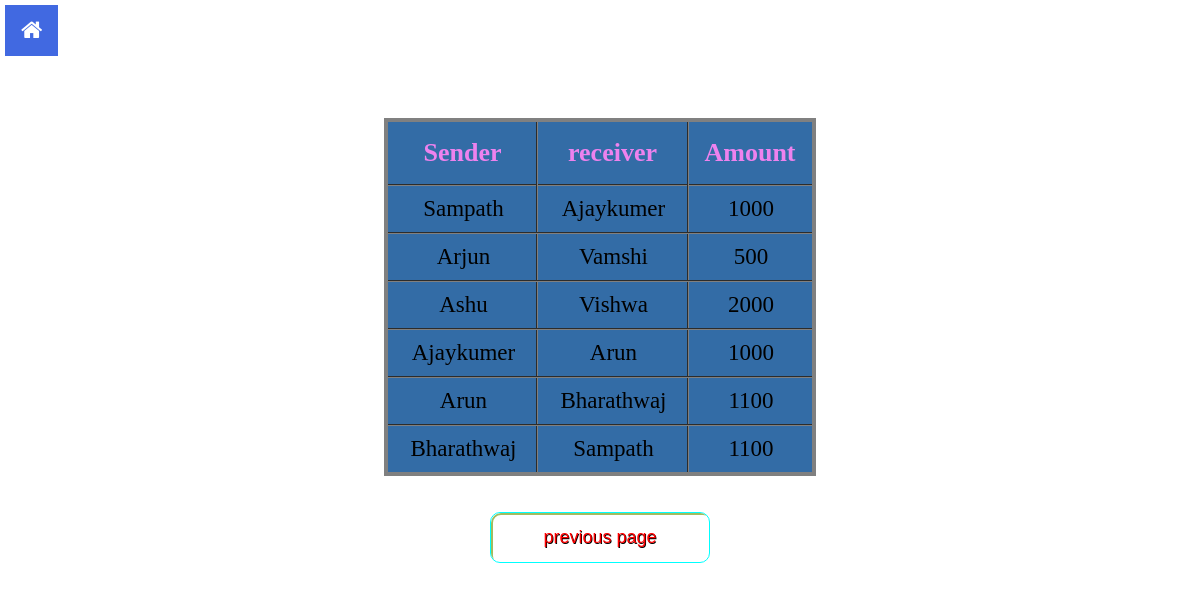
The page /transfer_data.php on the database its author committed.
### tables this page shows
CREATE TABLE `mini_statement` (
  `sender` varchar(50) NOT NULL,
  `receiver` varchar(50) NOT NULL,
  `amount` double DEFAULT NULL
);

### transfer_data.php (the view, shortened to what this page needs)
<?php
$con=mysqli_connect('localhost','root','','systembank_update');
$q="select *from mini_statement";
$result=mysqli_query($con,$q);
?>
<!DOCTYPE html>
<html>
	<head>
		<link rel="stylesheet" href="https://cdnjs.cloudflare.com/ajax/libs/font-awesome/4.7.0/css/font-awesome.min.css">
		<link rel="stylesheet" href="style.css">
	</head>
	<body>
		<ul class="nav-ul">
	<a href="index.php">
		<li class="nav-li"><button class="btn"><i class="fa fa-home"></i></button></li>
	</a>
	</ul><br><br><br><br><br><br>
		<table class="flat-table-1">
			<tr>
				<th>Sender</th>
				<th>receiver</th>
				<th> Amount</th>
			</tr>
			<tr>
			<?php while($row = $result->fetch_assoc()) { ?>
			<tr>
				<td><?php echo $row["sender"]; ?></td>
				<td><?php echo $row["receiver"]; ?></td>
				<td><?php echo $row["amount"]; ?></td>
			</tr>
			<?php } ?>
		</table>
		<br>
		<br>
		<form action="index.php" method="post">
			<div class="buttons">
				<button class="glow-on-hover" type="submit" name="name">previous page</button>
			</div>
		</form>
	</body>
</html>

### style.css (style rules this page uses)
* { margin:0; padding:0; box-sizing:boder-box; }
.glow-on-hover { width: 220px; height: 51px; outline: none; color: red; font-size:18px; background:transparent; text-shadow: 0.7px 0.7px black; overflow: hidden; cursor: pointer; position: relative; z-index: 0; border-radius: 10px; border: 1px solid #00FFFF; }
.glow-on-hover:before { content: ''; background: linear-gradient(45deg, #00ccff, #cfc2b7, #0011ff, #b5d6a8, #dd3d8d, #ee4949, #8cdb32, #ff00c8, #ff0000); position: absolute; top: -2px; left:-2px; background-size: 400%; z-index: -1; filter: blur(5px); width: calc(100% + 4px); height: calc(100% + 4px); animation: glowing 20s linear infinite; opacity: 0; transition: opacity .3s ease-in-out; border-radius: 10px; }
.glow-on-hover:after { z-index: -1; content: ''; position: absolute; width: 100%; height: 100%; left: 0; top: 0; border-radius: 10px; border: 2px solid #7fa11fb6; background:transparent; }

### transfer_data.php (style rules this page uses)
.nav-ul { list-style-type: none; margin: 0; padding: 5px; verflow: hidden; }
.nav-li { float:left; }
body { background-image:url("https://images.pexels.com/photos/1005644/pexels-photo-1005644.jpeg?auto=compress&cs=tinysrgb&dpr=1&w=500.jpg"); background-repeat: no-repeat; background-size:cover; }
table { text-align:center; margin-left: auto; margin-right: auto; border:4px solid gray; border-collapse:collapse; background: #336ca6; }
th { color:violet; font-size:26px; padding:16px; }
td { font-size:23px; color: ; padding: 10px 20px 10px 22px; }
tr { transition: background 0.3s, box-shadow 0.3s; }
th,td { border-collapse:collapse; border:2px groove gray; }
.btn { background-color:RoyalBlue; border: none; color: white; padding: 12px 16px; font-size: 23px; cursor: pointer; }
.buttons { right:42%; text-align:center; }

### rows shown on the page
mini_statement: sender "Sampath", receiver "Ajaykumer", amount "1000"
mini_statement: sender "Arjun", receiver "Vamshi", amount "500"
mini_statement: sender "Ashu", receiver "Vishwa", amount "2000"
mini_statement: sender "Ajaykumer", receiver "Arun", amount "1000"
mini_statement: sender "Arun", receiver "Bharathwaj", amount "1100"
mini_statement: sender "Bharathwaj", receiver "Sampath", amount "1100"
